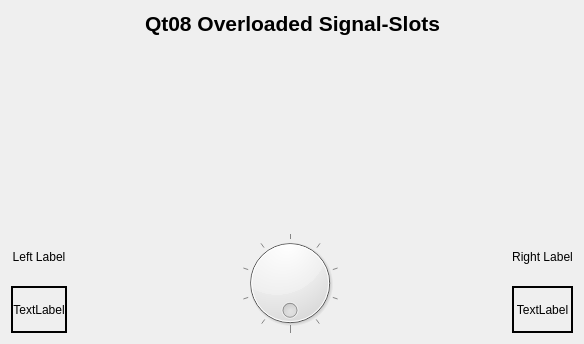
<?xml version="1.0" encoding="UTF-8"?>
<ui version="4.0">
 <class>Dialog</class>
 <widget class="QDialog" name="Dialog">
  <property name="geometry">
   <rect>
    <x>0</x>
    <y>0</y>
    <width>584</width>
    <height>344</height>
   </rect>
  </property>
  <property name="windowTitle">
   <string>Dialog</string>
  </property>
  <layout class="QVBoxLayout" name="verticalLayout_3">
   <item>
    <layout class="QHBoxLayout" name="horizontalLayout">
     <item>
      <spacer name="horizontalSpacer">
       <property name="orientation">
        <enum>Qt::Horizontal</enum>
       </property>
       <property name="sizeHint" stdset="0">
        <size>
         <width>40</width>
         <height>20</height>
        </size>
       </property>
      </spacer>
     </item>
     <item>
      <widget class="QLabel" name="title">
       <property name="font">
        <font>
         <pointsize>16</pointsize>
         <weight>75</weight>
         <bold>true</bold>
        </font>
       </property>
       <property name="text">
        <string>Qt08 Overloaded Signal-Slots</string>
       </property>
      </widget>
     </item>
     <item>
      <spacer name="horizontalSpacer_2">
       <property name="orientation">
        <enum>Qt::Horizontal</enum>
       </property>
       <property name="sizeHint" stdset="0">
        <size>
         <width>40</width>
         <height>20</height>
        </size>
       </property>
      </spacer>
     </item>
    </layout>
   </item>
   <item>
    <spacer name="verticalSpacer">
     <property name="orientation">
      <enum>Qt::Vertical</enum>
     </property>
     <property name="sizeHint" stdset="0">
      <size>
       <width>20</width>
       <height>179</height>
      </size>
     </property>
    </spacer>
   </item>
   <item>
    <layout class="QHBoxLayout" name="horizontalLayout_2">
     <item>
      <layout class="QVBoxLayout" name="verticalLayout">
       <item>
        <widget class="QLabel" name="label">
         <property name="text">
          <string>Left Label</string>
         </property>
         <property name="alignment">
          <set>Qt::AlignCenter</set>
         </property>
        </widget>
       </item>
       <item>
        <widget class="QLabel" name="leftLabel">
         <property name="frameShape">
          <enum>QFrame::WinPanel</enum>
         </property>
         <property name="text">
          <string>TextLabel</string>
         </property>
         <property name="alignment">
          <set>Qt::AlignCenter</set>
         </property>
        </widget>
       </item>
      </layout>
     </item>
     <item>
      <spacer name="horizontalSpacer_3">
       <property name="orientation">
        <enum>Qt::Horizontal</enum>
       </property>
       <property name="sizeHint" stdset="0">
        <size>
         <width>40</width>
         <height>20</height>
        </size>
       </property>
      </spacer>
     </item>
     <item>
      <widget class="QDial" name="dial">
       <property name="maximum">
        <number>10</number>
       </property>
       <property name="wrapping">
        <bool>true</bool>
       </property>
       <property name="notchesVisible">
        <bool>true</bool>
       </property>
      </widget>
     </item>
     <item>
      <spacer name="horizontalSpacer_4">
       <property name="orientation">
        <enum>Qt::Horizontal</enum>
       </property>
       <property name="sizeHint" stdset="0">
        <size>
         <width>40</width>
         <height>20</height>
        </size>
       </property>
      </spacer>
     </item>
     <item>
      <layout class="QVBoxLayout" name="verticalLayout_2">
       <item>
        <widget class="QLabel" name="label_2">
         <property name="text">
          <string>Right Label</string>
         </property>
         <property name="alignment">
          <set>Qt::AlignCenter</set>
         </property>
        </widget>
       </item>
       <item>
        <widget class="QLabel" name="rightLabel">
         <property name="frameShape">
          <enum>QFrame::WinPanel</enum>
         </property>
         <property name="text">
          <string>TextLabel</string>
         </property>
         <property name="alignment">
          <set>Qt::AlignCenter</set>
         </property>
        </widget>
       </item>
      </layout>
     </item>
    </layout>
   </item>
  </layout>
 </widget>
 <layoutdefault spacing="6" margin="11"/>
 <resources/>
 <connections/>
</ui>
